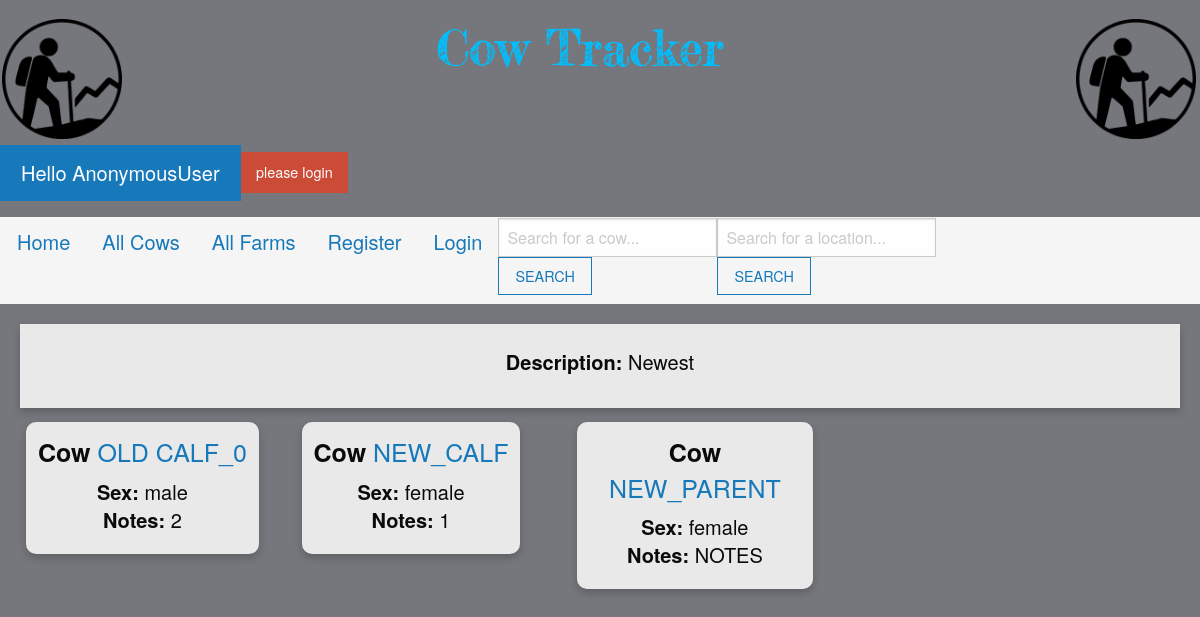
/single_farm/4, run on an earlier commit of the app's database.
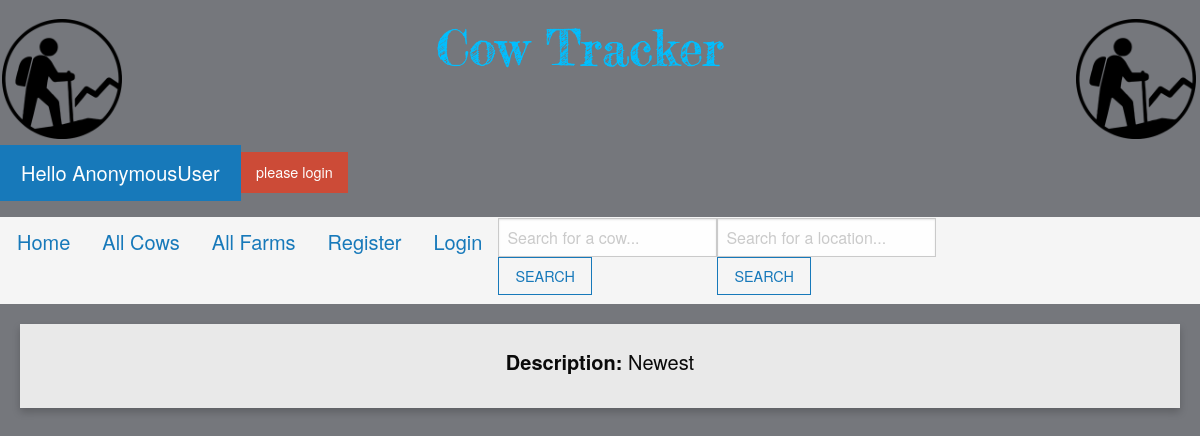
And on a later commit of the database.
### myapp/models.py (models this page shows, shortened)
class Cow(models.Model):
 cow_tag = models.CharField(max_length = 30)
 cow_sex = models.CharField(max_length=6, choices=(('male','MALE'), ('female', "FEMALE")), default='female')
 cow_vaccinations = models.CharField(max_length = 30, blank=True)
 cow_location = models.ForeignKey(FarmLocations, blank=True, null=True, on_delete=models.CASCADE)
 cow_notes = models.CharField(max_length = 200, blank=True)
 cow_PARENT = models.ForeignKey('self', on_delete=models.CASCADE, related_name='children')

### myapp/views.py (the view)
# urls.py: path('single_farm/<farm_id>', views.single_farm, name = "single-farm"),
def single_farm(request, farm_id):
  farm = FarmLocations.objects.get(pk=farm_id)
  cowlist = Cow.objects.filter(cow_location__location_name__contains=farm.location_name)
  context={
    'title':"Farm",
    'farm':farm,
    'cowlist':cowlist
  }
  return render(request, "single_farm.html",context)

### myapp/templates/single_farm.html (shortened to what this page needs)
{% extends "base.html" %}
{% load static %}
{% block body %}
  <div class = "cardtop">
    <div class = "card-body">
      <center>
      <h5 class = "card-title">
              <strong>Description: </strong> {{ farm.location_description }}<br>
</h5></center>
</div>
</div>
          <div class ="row">
              {% for cow in cowlist reversed %}
              <div class = "column">
              <div class = "card">
                <div class = "card-body">
                  <h4><strong>Cow  </strong> <a href = "{% url 'single-cow' cow.id %}">{{ cow.cow_tag }}</h4>
                  <h5 class = "card-title">
                          <strong>Sex:</strong>  {{ cow.cow_sex }}
                          <br/>
                          <strong>Notes:</strong> {{ cow.cow_notes }}
              </div>
            </div>
</div>
              {% endfor %}
{% endblock %}
{% block footer %}
<div class="footer-box">
  <form>
  </form>
</div>
{% endblock %}

What changed in the data, as far as the page shows it:
removed Cow: cow_tag "OLD CALF_0", cow_sex "male", cow_notes "2"
removed Cow: cow_tag "NEW_CALF", cow_sex "female", cow_notes "1"
removed Cow: cow_tag "NEW_PARENT", cow_sex "female", cow_notes "NOTES"
